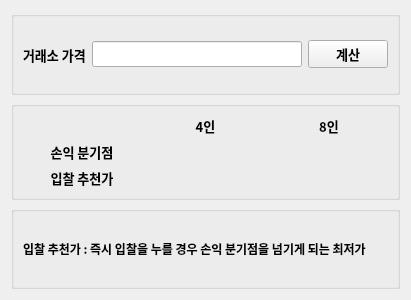
<?xml version="1.0" encoding="UTF-8"?>
<ui version="4.0">
 <class>AuctionCalc</class>
 <widget class="QWidget" name="AuctionCalc">
  <property name="geometry">
   <rect>
    <x>0</x>
    <y>0</y>
    <width>411</width>
    <height>300</height>
   </rect>
  </property>
  <property name="windowTitle">
   <string>Form</string>
  </property>
  <property name="autoFillBackground">
   <bool>true</bool>
  </property>
  <layout class="QVBoxLayout" name="verticalLayout_2">
   <item>
    <widget class="QGroupBox" name="groupBoxPrice">
     <property name="enabled">
      <bool>true</bool>
     </property>
     <property name="sizePolicy">
      <sizepolicy hsizetype="Preferred" vsizetype="Preferred">
       <horstretch>0</horstretch>
       <verstretch>0</verstretch>
      </sizepolicy>
     </property>
     <property name="font">
      <font>
       <family>나눔스퀘어_ac Bold</family>
       <pointsize>10</pointsize>
       <bold>true</bold>
      </font>
     </property>
     <property name="title">
      <string/>
     </property>
     <property name="alignment">
      <set>Qt::AlignLeading|Qt::AlignLeft|Qt::AlignVCenter</set>
     </property>
     <layout class="QHBoxLayout" name="horizontalLayout">
      <item>
       <widget class="QLabel" name="label">
        <property name="minimumSize">
         <size>
          <width>0</width>
          <height>0</height>
         </size>
        </property>
        <property name="font">
         <font>
          <family>나눔스퀘어 네오 Bold</family>
          <pointsize>10</pointsize>
          <bold>true</bold>
         </font>
        </property>
        <property name="text">
         <string>거래소 가격</string>
        </property>
        <property name="alignment">
         <set>Qt::AlignLeading|Qt::AlignLeft|Qt::AlignVCenter</set>
        </property>
       </widget>
      </item>
      <item>
       <widget class="QLineEdit" name="lePrice">
        <property name="font">
         <font>
          <family>나눔스퀘어 네오 Bold</family>
          <pointsize>10</pointsize>
          <bold>true</bold>
         </font>
        </property>
        <property name="tabletTracking">
         <bool>false</bool>
        </property>
       </widget>
      </item>
      <item>
       <widget class="QPushButton" name="pbCalc">
        <property name="font">
         <font>
          <family>나눔스퀘어 네오 ExtraBold</family>
          <pointsize>10</pointsize>
          <bold>true</bold>
         </font>
        </property>
        <property name="text">
         <string>계산</string>
        </property>
       </widget>
      </item>
     </layout>
    </widget>
   </item>
   <item>
    <widget class="QGroupBox" name="groupBox_2">
     <property name="font">
      <font>
       <family>나눔스퀘어 네오 Bold</family>
       <pointsize>10</pointsize>
       <bold>true</bold>
      </font>
     </property>
     <property name="title">
      <string/>
     </property>
     <property name="alignment">
      <set>Qt::AlignLeading|Qt::AlignLeft|Qt::AlignVCenter</set>
     </property>
     <layout class="QGridLayout" name="gridLayout">
      <item row="0" column="1">
       <widget class="QLabel" name="lbP4">
        <property name="font">
         <font>
          <family>나눔스퀘어 네오 Bold</family>
          <pointsize>10</pointsize>
          <bold>true</bold>
         </font>
        </property>
        <property name="text">
         <string>4인</string>
        </property>
        <property name="alignment">
         <set>Qt::AlignCenter</set>
        </property>
       </widget>
      </item>
      <item row="0" column="2">
       <widget class="QLabel" name="lbP8">
        <property name="font">
         <font>
          <family>나눔스퀘어 네오 Bold</family>
          <pointsize>10</pointsize>
          <bold>true</bold>
         </font>
        </property>
        <property name="text">
         <string>8인</string>
        </property>
        <property name="alignment">
         <set>Qt::AlignCenter</set>
        </property>
       </widget>
      </item>
      <item row="1" column="0">
       <widget class="QLabel" name="lbDivideN">
        <property name="font">
         <font>
          <family>나눔스퀘어 네오 Bold</family>
          <pointsize>10</pointsize>
          <bold>true</bold>
         </font>
        </property>
        <property name="text">
         <string>손익 분기점</string>
        </property>
        <property name="alignment">
         <set>Qt::AlignCenter</set>
        </property>
       </widget>
      </item>
      <item row="2" column="0">
       <widget class="QLabel" name="lbBid">
        <property name="font">
         <font>
          <family>나눔스퀘어 네오 Bold</family>
          <pointsize>10</pointsize>
          <bold>true</bold>
         </font>
        </property>
        <property name="text">
         <string>입찰 추천가</string>
        </property>
        <property name="alignment">
         <set>Qt::AlignCenter</set>
        </property>
       </widget>
      </item>
      <item row="0" column="0">
       <widget class="QLabel" name="label_2">
        <property name="text">
         <string/>
        </property>
       </widget>
      </item>
      <item row="1" column="1">
       <widget class="QLabel" name="lbDivideN4">
        <property name="font">
         <font>
          <family>나눔스퀘어 네오 Bold</family>
          <pointsize>10</pointsize>
          <bold>true</bold>
         </font>
        </property>
        <property name="frameShape">
         <enum>QFrame::NoFrame</enum>
        </property>
        <property name="lineWidth">
         <number>3</number>
        </property>
        <property name="text">
         <string/>
        </property>
        <property name="alignment">
         <set>Qt::AlignCenter</set>
        </property>
       </widget>
      </item>
      <item row="2" column="1">
       <widget class="QLabel" name="lbBid4">
        <property name="font">
         <font>
          <family>나눔스퀘어 네오 Bold</family>
          <pointsize>10</pointsize>
          <bold>true</bold>
         </font>
        </property>
        <property name="frameShape">
         <enum>QFrame::NoFrame</enum>
        </property>
        <property name="lineWidth">
         <number>3</number>
        </property>
        <property name="text">
         <string/>
        </property>
        <property name="alignment">
         <set>Qt::AlignCenter</set>
        </property>
       </widget>
      </item>
      <item row="1" column="2">
       <widget class="QLabel" name="lbDivideN8">
        <property name="font">
         <font>
          <family>나눔스퀘어 네오 Bold</family>
          <pointsize>10</pointsize>
          <bold>true</bold>
         </font>
        </property>
        <property name="frameShape">
         <enum>QFrame::NoFrame</enum>
        </property>
        <property name="lineWidth">
         <number>3</number>
        </property>
        <property name="text">
         <string/>
        </property>
        <property name="alignment">
         <set>Qt::AlignCenter</set>
        </property>
       </widget>
      </item>
      <item row="2" column="2">
       <widget class="QLabel" name="lbBid8">
        <property name="font">
         <font>
          <family>나눔스퀘어 네오 Bold</family>
          <pointsize>10</pointsize>
          <bold>true</bold>
         </font>
        </property>
        <property name="frameShape">
         <enum>QFrame::NoFrame</enum>
        </property>
        <property name="lineWidth">
         <number>3</number>
        </property>
        <property name="text">
         <string/>
        </property>
        <property name="alignment">
         <set>Qt::AlignCenter</set>
        </property>
       </widget>
      </item>
     </layout>
    </widget>
   </item>
   <item>
    <widget class="QGroupBox" name="groupBoxDesc">
     <property name="font">
      <font>
       <family>나눔스퀘어_ac Bold</family>
       <pointsize>10</pointsize>
       <bold>true</bold>
      </font>
     </property>
     <property name="title">
      <string/>
     </property>
     <layout class="QVBoxLayout" name="verticalLayout">
      <item>
       <widget class="QLabel" name="label_3">
        <property name="font">
         <font>
          <family>나눔스퀘어 네오 Bold</family>
          <pointsize>9</pointsize>
          <bold>true</bold>
         </font>
        </property>
        <property name="text">
         <string>입찰 추천가 : 즉시 입찰을 누를 경우 손익 분기점을 넘기게 되는 최저가</string>
        </property>
       </widget>
      </item>
     </layout>
    </widget>
   </item>
  </layout>
 </widget>
 <resources/>
 <connections/>
</ui>
